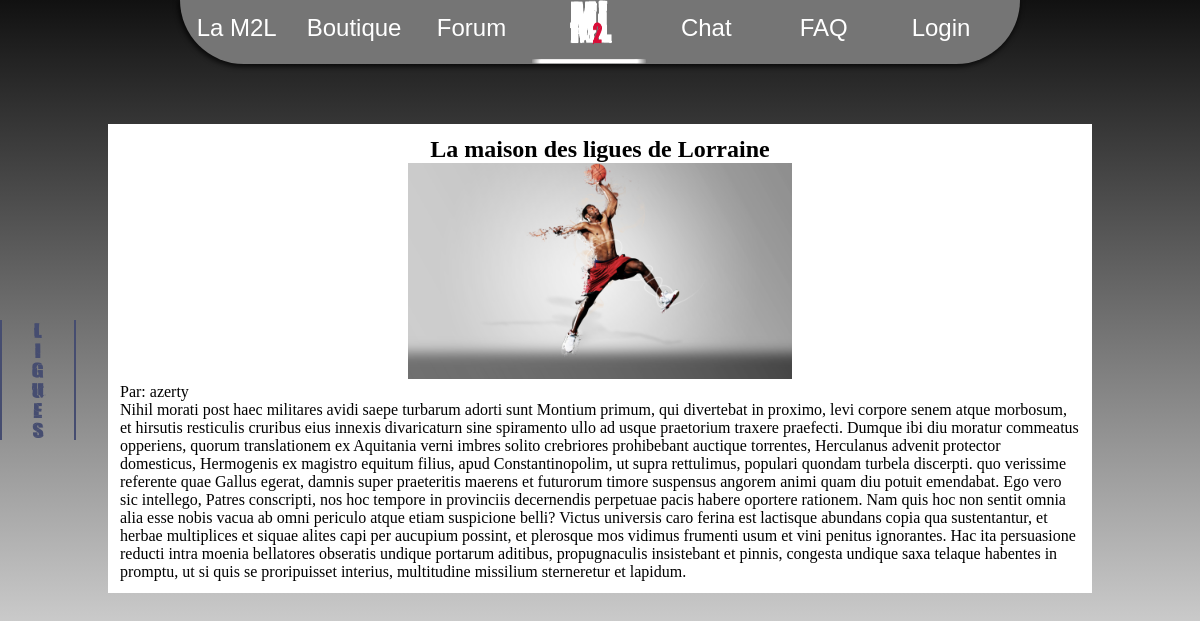
The app's page /administration/displayArticle.php?id=1 with its own data.
### tables this page shows
CREATE TABLE IF NOT EXISTS `article` (
  `id` int(11) NOT NULL AUTO_INCREMENT,
  `img_url` varchar(2048) DEFAULT NULL,
  `extrait` varchar(1024) DEFAULT NULL,
  `contenu` varchar(5500) DEFAULT NULL,
  `titre` varchar(255) DEFAULT NULL,
  `auteur_id` int(11) DEFAULT NULL,
  `date` date NOT NULL,
  PRIMARY KEY (`id`),
  KEY `auteur_id` (`auteur_id`)
);

CREATE TABLE IF NOT EXISTS `utilisateur` (
  `utilisateur_id` int(11) NOT NULL AUTO_INCREMENT,
  `Nom` varchar(255) DEFAULT NULL,
  `Prenom` varchar(255) DEFAULT NULL,
  `mail` varchar(255) DEFAULT NULL,
  `age` int(2) DEFAULT NULL,
  `pseudo` varchar(30) DEFAULT NULL,
  `mdp` varchar(30) DEFAULT NULL,
  `adresse` varchar(255) DEFAULT NULL,
  `ligue_id` int(11) DEFAULT NULL,
  `onlinetime` timestamp NULL DEFAULT CURRENT_TIMESTAMP ON UPDATE CURRENT_TIMESTAMP,
  `onlineheure` time DEFAULT NULL,
  `onlinedate` date DEFAULT NULL,
  `isAdmin` tinyint(4) DEFAULT '0',
  `genre` varchar(10) NOT NULL,
  PRIMARY KEY (`utilisateur_id`)
);

### administration/displayArticle.php (the view, shortened to what this page needs)
<!DOCTYPE html>
<html>
	<head>
		<link rel="stylesheet" type="text/css" href="main.css">
	<body>
		<?php 	include("function.php");
			include("includes/menu_principal.php");
			include("includes/menu_ligues.php");
			$bdd=bdd();
			$query=$bdd->query('SELECT * FROM article INNER JOIN utilisateur ON utilisateur.utilisateur_id=article.auteur_id WHERE id='.$_GET['id'].'');
			$result=$query->fetch();
		?>
		<article id="art_displayer">
			<h1> <?php echo $result['titre'];?></h1>
			<img src="img/<?php echo $result['img_url'];?>"/>
			<p>Par: <?php echo $result['pseudo'];?></p>
			<div id="article_content">
				<?php echo $result['contenu'];?>
			</div>
		</article>
	</body>
</html>

### administration/main.css (style rules this page uses)
html { background:linear-gradient(#111111,white); background-repeat:no-repeat; height:100vh; }
* { padding:0px; margin:0px; }
body { width:100%; }
#art_displayer { float:left; background:white; width:80%; margin-top:8vh; margin-left:3%; padding:1%; }
#art_displayer img { width:40%; margin-left:30%; }
#art_displayer h1 { text-align:center; }

### records on screen
article: titre "La maison des ligues de Lorraine", img_url (picture), auteur.pseudo "azerty", contenu "Nihil morati post haec militares avidi saepe turbarum adorti sunt Montium primum, qui divertebat in proximo, levi corpore senem atque morbosum, et hirsutis resticulis cruribus eius innexis divaricaturn sine spiramento ullo ad usque praetorium traxere praefecti. Dumque ibi diu moratur commeatus opperiens, quorum translationem ex Aquitania verni imbres solito crebriores prohibebant auctique torrentes, Herculanus advenit protector domesticus, Hermogenis ex magistro equitum filius, apud Constantinopolim, ut supra rettulimus, populari quondam turbela discerpti. quo verissime referente quae Gallus egerat, damnis super praeteritis maerens et futurorum timore suspensus angorem animi quam diu potuit…"
